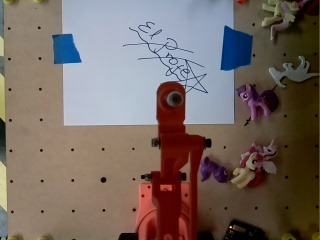
#> input picture scripts/Elprofe.jpeg, 320 x 240 px, found by its file name
$ python bordes.py
#> lines starting #> are read from the running program, lines starting #| are printed output that depends on the picture; after the words box and inside, x2 and y2 are one past the last pixel; in counts of white or black regions, pixels touching at a corner belong together


import cv2
import numpy as np


def ordenar_puntos(puntos):
	n_puntos = np.concatenate([puntos[0], puntos[1], puntos[2], puntos[3]]).tolist()

	y_order = sorted(n_puntos, key=lambda n_puntos: n_puntos[1])

	x1_order = y_order[:2]
	x1_order = sorted(x1_order, key=lambda x1_order: x1_order[0])

	x2_order = y_order[2:4]
	x2_order = sorted(x2_order, key=lambda x2_order: x2_order[0])

	return [x1_order[0], x1_order[1], x2_order[0], x2_order[1]]


image = cv2.imread('Imagenes/Elprofe.jpeg')
#> image is the input picture: shape (240, 320, 3); mean B, G, R 98.6, 104.7, 117.7
import numpy as np
import cv2

#cv2.namedWindow("Nombre huehuehue", cv2.WINDOW_NORMAL)
#cv2.imshow("imagen", img)
#cv2.waitKey(0)

print(image.shape)
#| (240, 320, 3)

x1 = 00
x2 = 120
y1 = 20
y2 = 270
image = image[x1:x2, y1:y2, :]
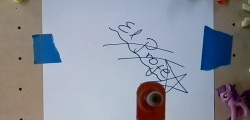
#> image: shape (120, 250, 3); mean B, G, R 154.6, 143.7, 139.6
cv2.imshow('frame', image)
cv2.waitKey(0)
cv2.imwrite('foto.png', image)

color = [0, 0, 0]
#cv2.imshow('img',image)

top, bottom, left, right = [10]*4
image = cv2.copyMakeBorder(image, top, bottom, left, right, cv2.BORDER_CONSTANT, value=color)
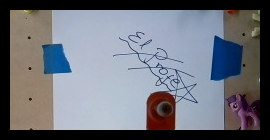
#> image: shape (140, 270, 3); mean B, G, R 122.7, 114, 110.8
#cv2.imshow('image',image)

gray = cv2.cvtColor(image, cv2.COLOR_BGR2GRAY)
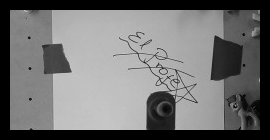
#> gray: shape (140, 270); min 0, max 203, mean 114

canny = cv2.Canny(gray, 10, 150)
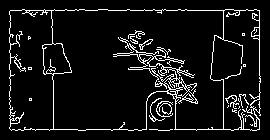
#> canny: shape (140, 270); 7.8% white in thin lines or dots, all inside (x1, y1, x2, y2) = (9, 9, 261, 131)
canny = cv2.dilate(canny, None, iterations=1)
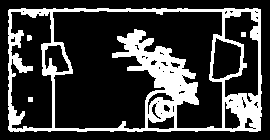
#> canny: shape (140, 270); 23.2% white; 4 white regions
#cv2.imshow('image', image)
cv2.imshow('canny',canny)

cnts = cv2.findContours(canny, cv2.RETR_EXTERNAL, cv2.CHAIN_APPROX_SIMPLE)[0]
#> cnts = 1 contour; box (x1, y1, x2, y2) and area: (8, 8, 262, 132) 30626
#> (the run stopped early here; a loop or call above may not have finished)

$ run again, with scripts/chionpaper.jpg copied over scripts/Elprofe.jpeg
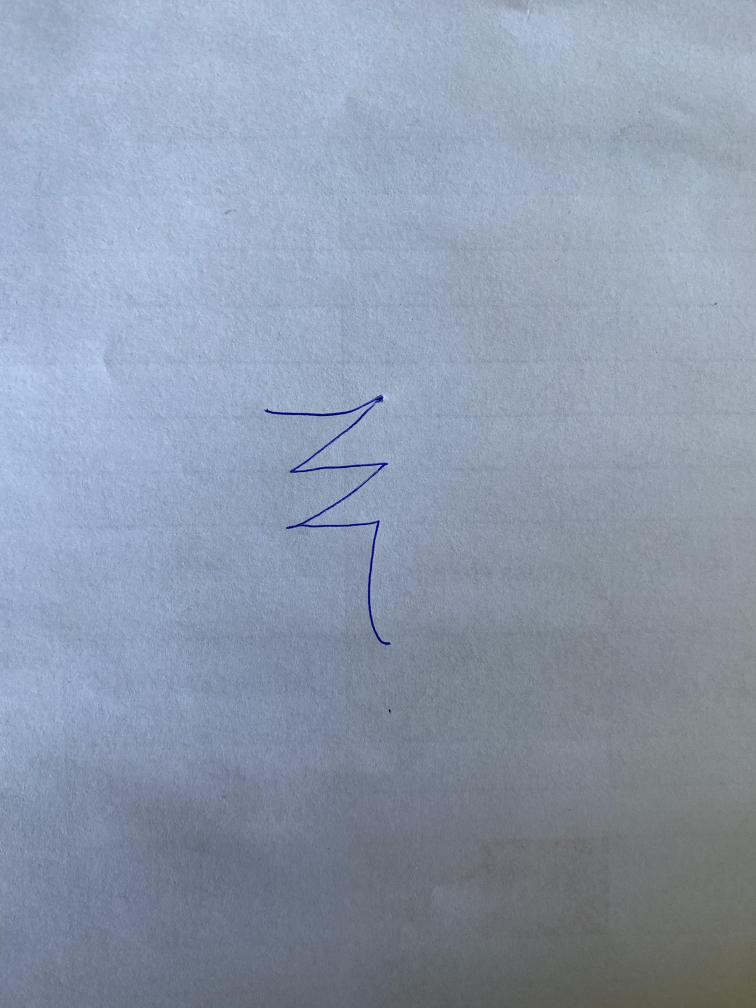
#> input picture scripts/chionpaper.jpg, 3024 x 4032 px, found by its file name (shown at 1/4 size)
#> image is the input picture: shape (4032, 3024, 3); mean B, G, R 172.7, 153.2, 140.9
#| (4032, 3024, 3)
#> `gray = cv2.cvtColor(image, cv2.COLOR_BGR2GRAY)`:
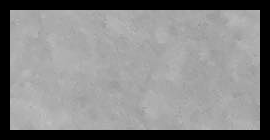
#> gray: shape (140, 270); min 0, max 194, mean 134.3
#> `canny = cv2.dilate(canny, None, iterations=1)`:
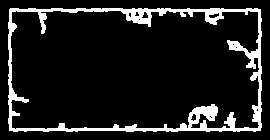
#> canny: shape (140, 270); 11.2% white; 1 white region
#> cnts = 1 contour; box (x1, y1, x2, y2) and area: (8, 8, 262, 132) 30648
